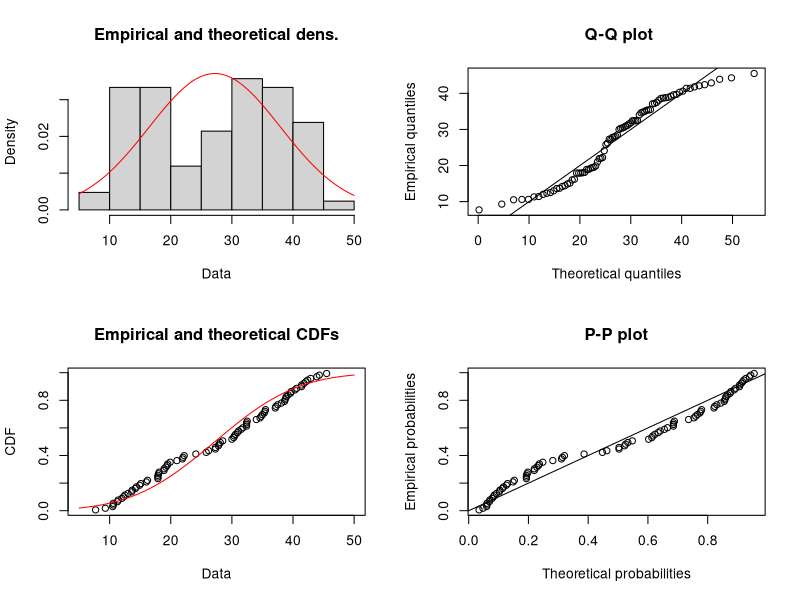
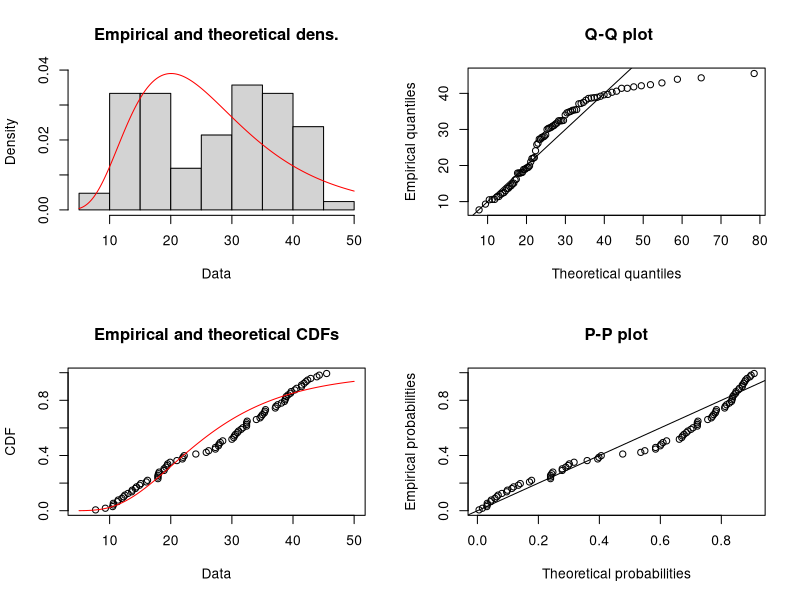
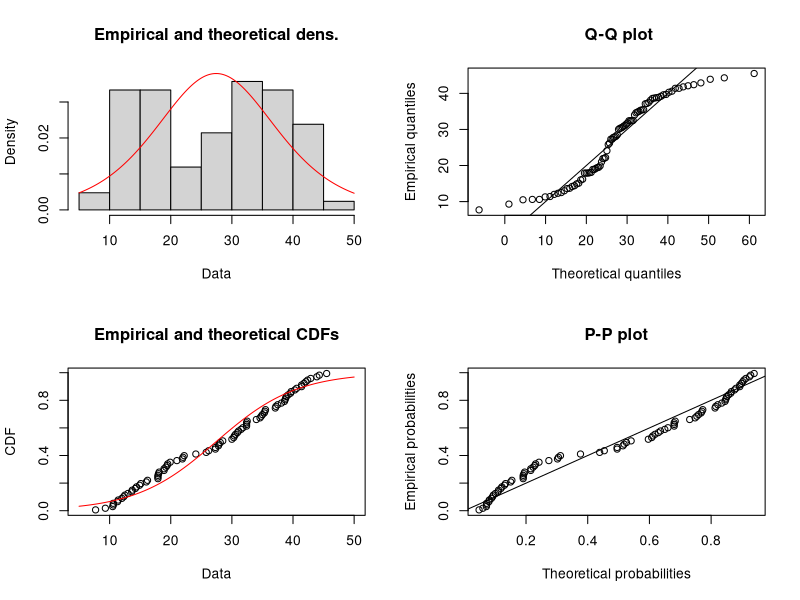
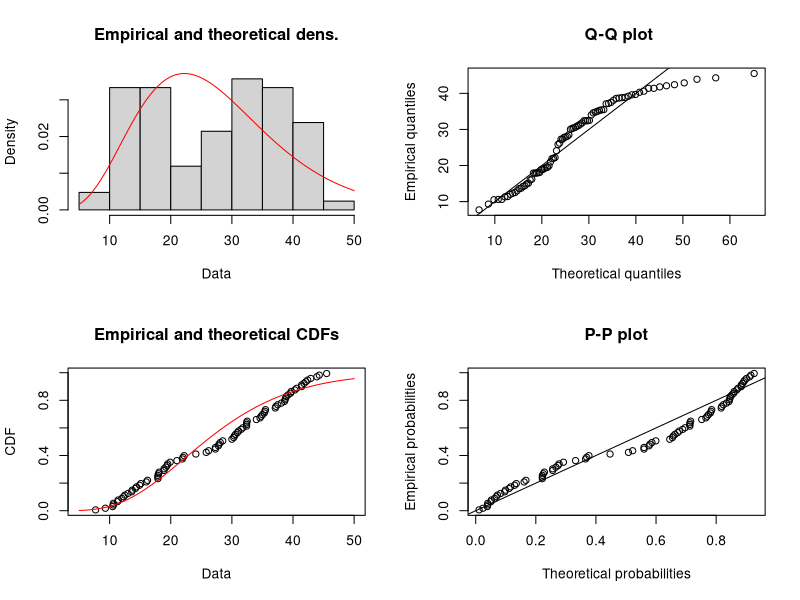
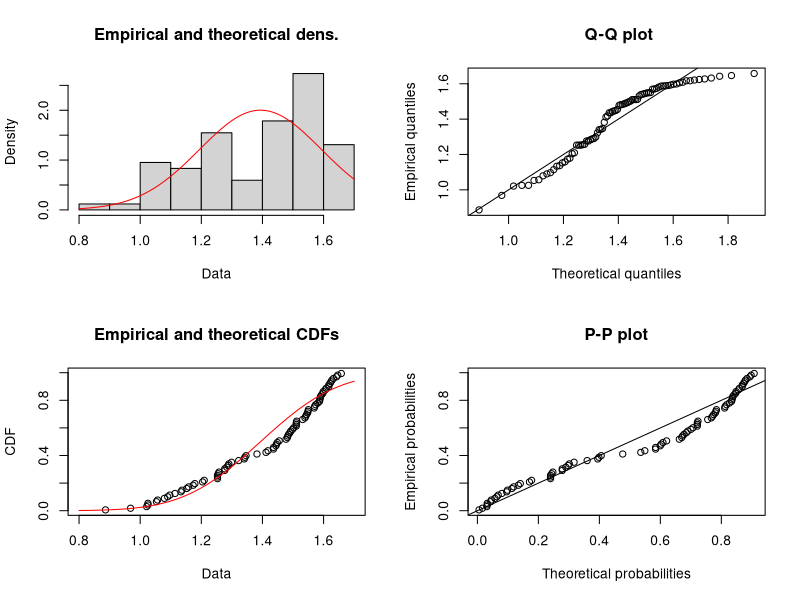
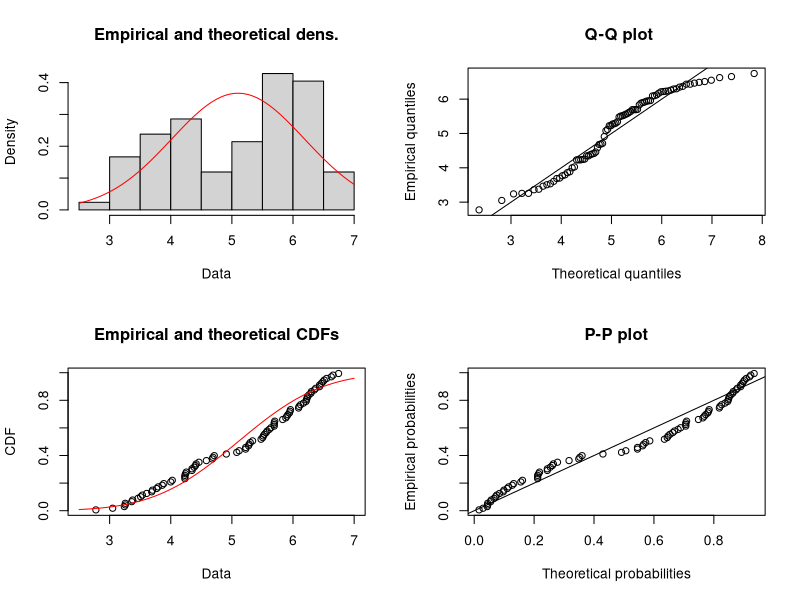

Write the R code that produced these figures, in order. (Note: this script raises an error after producing the figures.)
rm(list = ls())

library(dplyr)
library(tidyr)
library(ggplot2)
library(broom)
library(fitdistrplus)
library(MASS)
library(lme4)
library(modelr)

df = CO2



##########

glimpse(df)
plot(fitdist(df$uptake, distr = "norm"))
plot(fitdist(df$uptake, distr = "lnorm"))
plot(fitdist(df$uptake, distr = "logis"))
plot(fitdist(df$uptake, distr = "gamma"))


plot(fitdist(log10(df$uptake), distr = "norm")) # this looks best
plot(fitdist(sqrt(df$uptake), distr = "norm"))

denscomp(fitdist(df$log10_uptake, distr = "norm"))


# # try box-cox transformation
# Box = boxcox(uptake ~ conc, data = df, lambda = seq(-6,6,0.1))
# Cox = data.frame(Box$x, Box$y)
# Cox2 = Cox[with(Cox, order(-Cox$Box.y)),]
# Cox2[1,]
# lambda = Cox2[1, "Box.x"]
# df$Turbidity_box = (df$uptake ^ lambda - 1)/lambda  
# 
# plot(fitdist(df$Turbidity_box, distr = "norm"))
# 
# #####
# log10 transformation looked like best strategy

df$log10_uptake = log10(df$uptake)

# exploratory plots

boxplot(df$uptake ~ df$Treatment*df$Type, col = c("Lightgrey","White"))

p1 = ggplot(df, aes(x=conc, y=log10_uptake, col=Treatment)) +
  geom_point() +
  stat_smooth() + ggtitle("CO2 Uptake")
p1

p2 = ggplot(df, aes(x=conc, y=log10_uptake, col=Type)) +
  geom_point() +
  stat_smooth() + ggtitle("CO2 Uptake")
p2

p3 = ggplot(df, aes(x=conc, y=log10_uptake, col=Treatment)) +
  geom_point() +
  stat_smooth() + ggtitle("CO2 Uptake") +
  facet_grid(facets = ~ Type)
p3

# ANOVA model

mod1 = aov(log10_uptake ~ conc*Treatment*Type, data = df)
summary(mod1)
plot(mod1)
tidy(mod1)

# check model predictions
df = add_predictions(df,model = mod1)

plot(df$log10_uptake, df$pred)
abline(lm(df$pred ~ df$log10_uptake))

mean(sum((df$log10_uptake - df$pred)^2))

p3

TukeyHSD(mod1)

# Make some specific predictions
df2 = data.frame(conc = c(1200,1000,750,500), Type = factor(c("Quebec","Quebec","Mississippi","Mississippi")),
                 Treatment = factor(c("nonchilled","chilled","nonchilled","chilled")))
df2

mod2 = aov(log10_uptake ~ conc, data = df)

predictions = predict(mod1, newdata = df2)
predictions2 = predict(mod2, newdata = df2)

# plot predictions along with data
plot(df$log10_uptake ~ df$conc, xlim = c(0,1200), ylim = c(0,2))
points(df2$conc, predictions, col = "Red", pch = 19)
points(df2$conc, predictions2, col = "Blue", pch = 19)

ggplot() +
  geom_point(aes(x=df$conc,y=df$log10_uptake,col=df$Type)) +
  geom_point(aes(x=df2$conc,y=predictions,col=df2$Type), cex = 5, pch = 15) +
  geom_point(aes(x=df2$conc,y=predictions2,col=df2$Type),cex = 5, pch = 0) +
  geom_smooth(aes(x=df$conc,y=df$log10_uptake,col=df$Type)) +
  labs(title="CO2 uptake vs CO2 concentration", subtitle = "Boxes indicate model predictions for arbitrary values",
       x = "Log10 CO2 Uptake", y = "CO2 concentration")





######## Cross-Validation

# Any model trained on a data set will be baised toward good predictions for that data set!!!

c(1,4,4,4,2,3,4,5) %in% c(4,5,6,7,8)


'%ni%' = Negate('%in%')

df$Cross = rnorm(length(df$Plant))
df.sample = sample(df$Cross, 48)
df.train = df[which(df$Cross %in% df.sample),]
df.cross = df[which(df$Cross %ni% df.sample),]

mod3 = aov(log10_uptake ~ conc*Treatment*Type, data = df.train)
plot(mod3)
mod3
summary(aov(mod3))


(anova(mod1,mod2))


cross.predictions = add_predictions(model = mod3, data = df.cross)

mean((cross.predictions$pred - cross.predictions$log10_uptake)^2)
